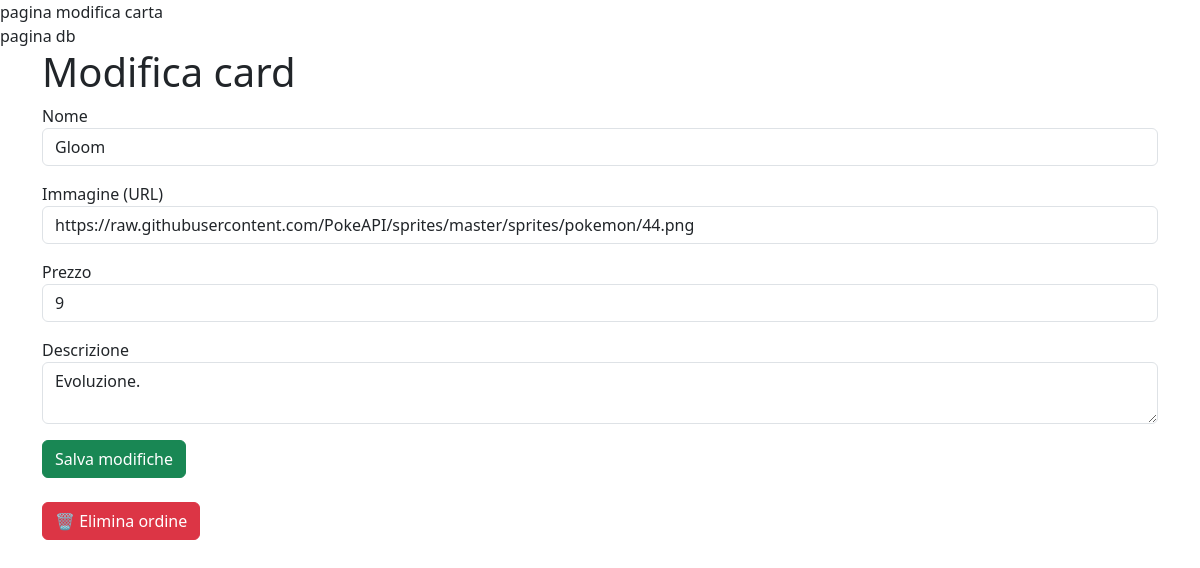
The app's page /app/src/card_edit.php?id=33, older data.
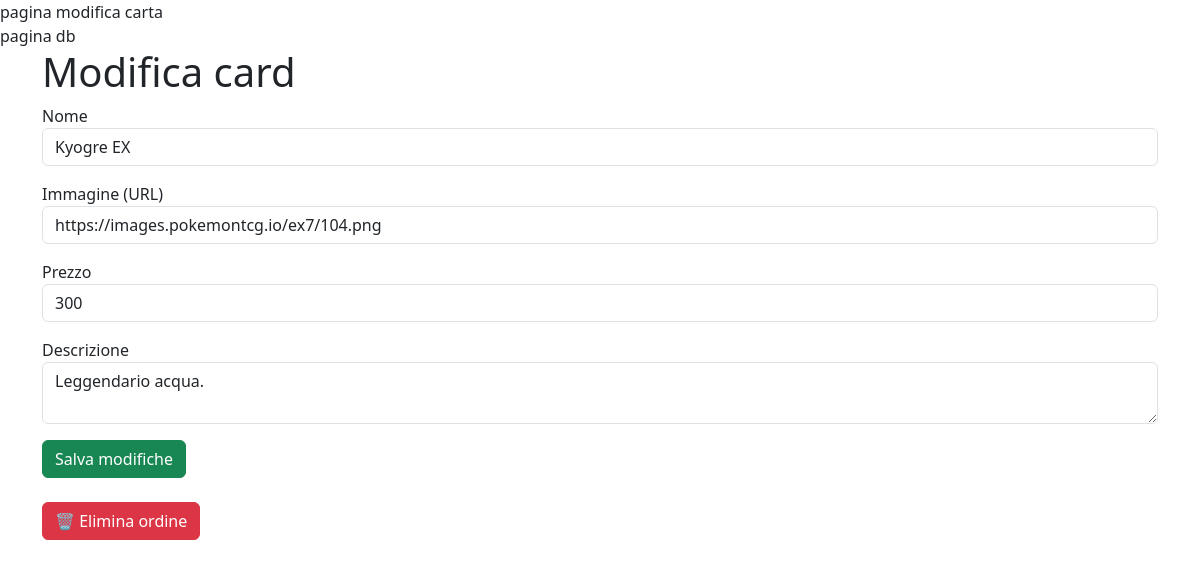
The same page, newer data.
### tables this page shows
CREATE TABLE cards (
    id INT AUTO_INCREMENT PRIMARY KEY,
    card_nome VARCHAR(50) NOT NULL,
    card_image VARCHAR(200) ,
    price INT,
    descrizione VARCHAR(200)
  
);

### app/src/card_edit.php (the view, shortened to what this page needs)
<?php
require 'connessione.php';
$id = $_GET['id'] ?? null;
$stmt = $pdo->prepare("SELECT * FROM cards WHERE id = :id");
$stmt->execute([':id' => $id]);
$card = $stmt->fetch();
?>
<!doctype html>
<html>
<head>
    <link href="https://cdn.jsdelivr.net/npm/bootstrap@5.3.3/dist/css/bootstrap.min.css" rel="stylesheet">
</head>
<body>
<div class="container">
    <h1>Modifica card</h1>
    <form method="POST">
        <div class="mb-3">
            <label>Nome</label>
            <input type="text" name="card_nome" class="form-control"
                   value="<?= htmlspecialchars($card['card_nome']) ?>">
        </div>
        <div class="mb-3">
            <label>Immagine (URL)</label>
            <input type="text" name="card_image" class="form-control"
                   value="<?= htmlspecialchars($card['card_image']) ?>">
        </div>
        <div class="mb-3">
            <label>Prezzo</label>
            <input type="number" name="price" class="form-control"
                   value="<?= htmlspecialchars($card['price']) ?>">
        </div>
        <div class="mb-3">
            <label>Descrizione</label>
            <textarea name="descrizione" class="form-control"><?= htmlspecialchars($card['descrizione']) ?></textarea>
        </div>
        <button type="submit" class="btn btn-success">Salva modifiche</button>
        <div class="d-flex justify-content-between mt-4">
    <a href="?id=<?= $card['id'] ?>&delete=<?= $card['id'] ?>"
   class="btn btn-danger"
   onclick="return confirm('Sei sicuro di eliminare questo ordine?')">
   🗑 Elimina ordine
</a>
</div>
    </form>
</div>
</body>
</html>

Row changes from the older to the newer data that the page shows:
changed cards: card_nome "Gloom" → "Kyogre EX"; card_image "https://raw.githubusercontent.com/PokeAPI/sprites/master/sprites/pokemon/44.png" → "https://images.pokemontcg.io/ex7/104.png"; price "9" → "300"; descrizione "Evoluzione." → "Leggendario acqua."
